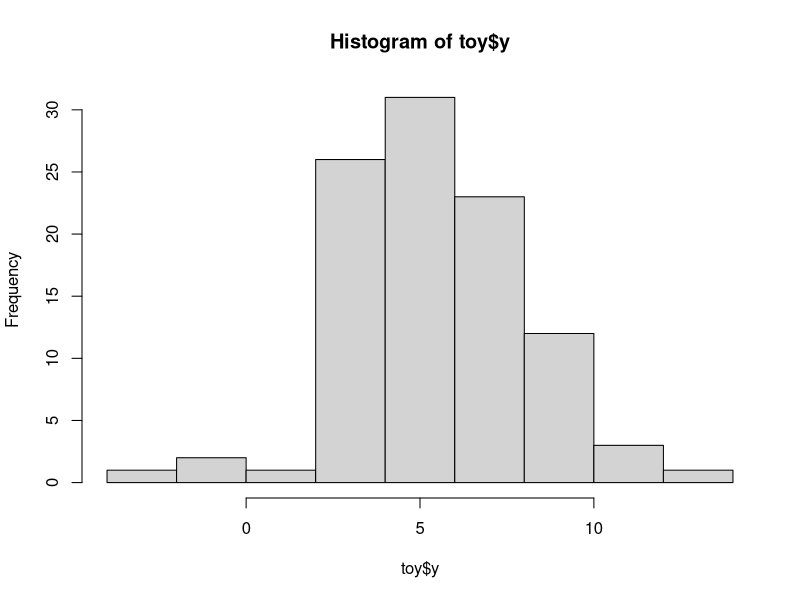
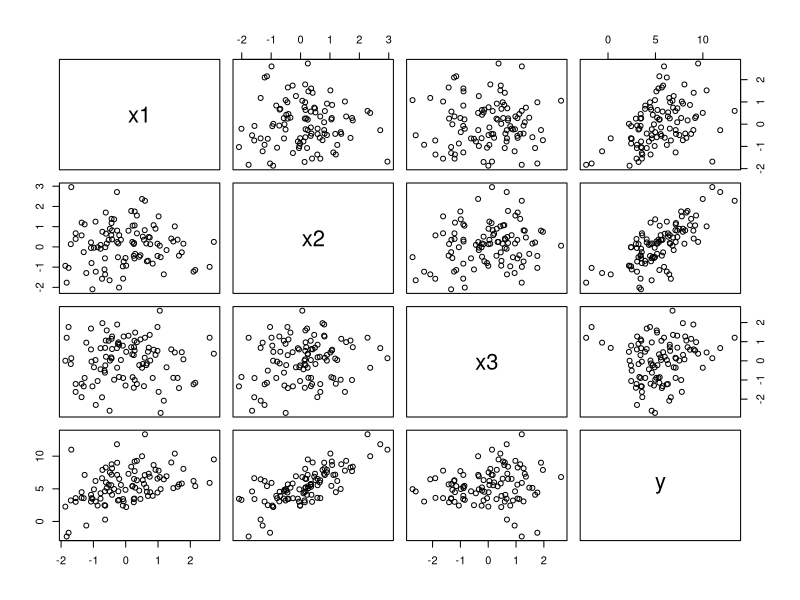
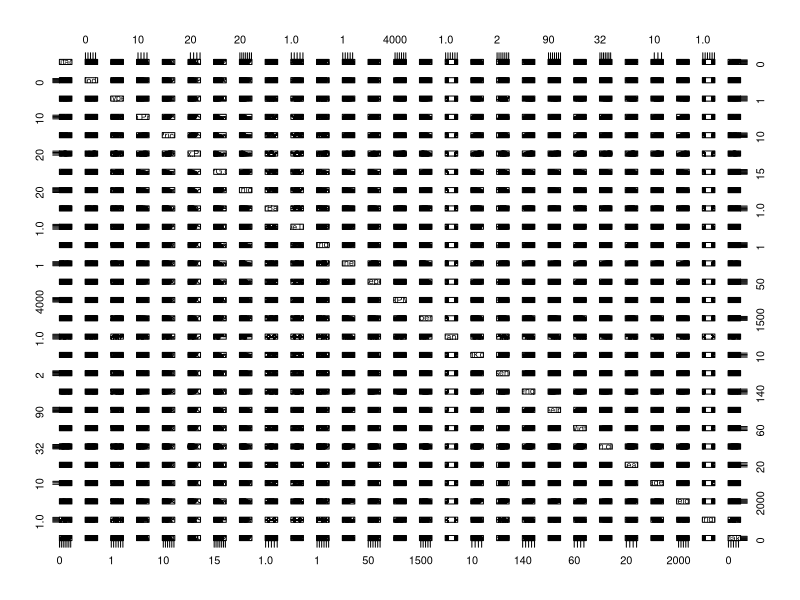
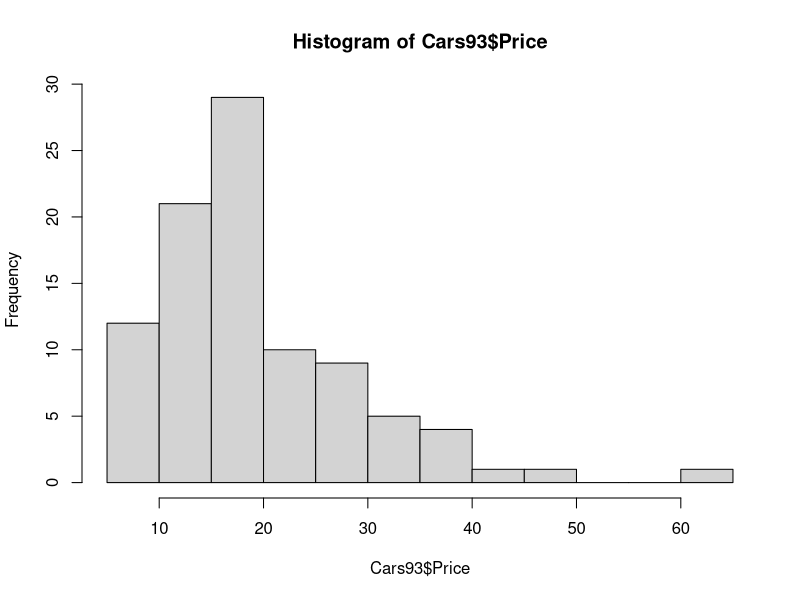
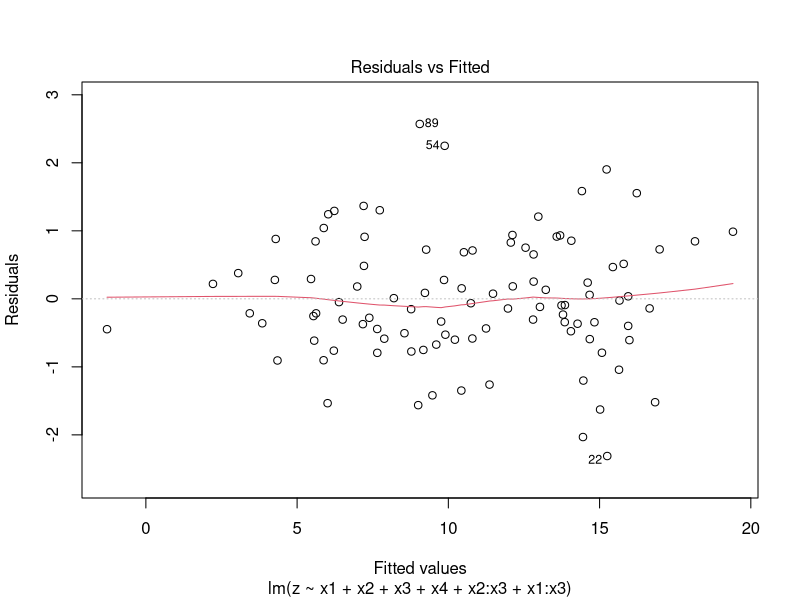
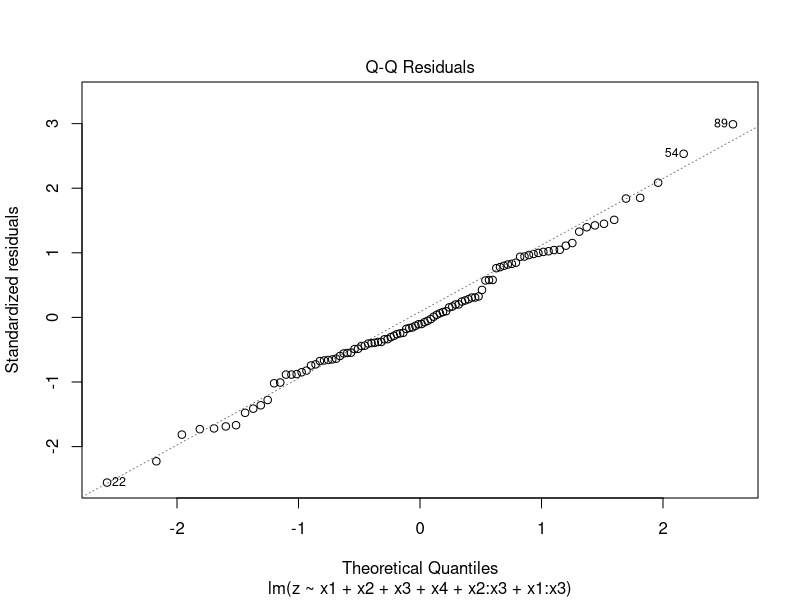
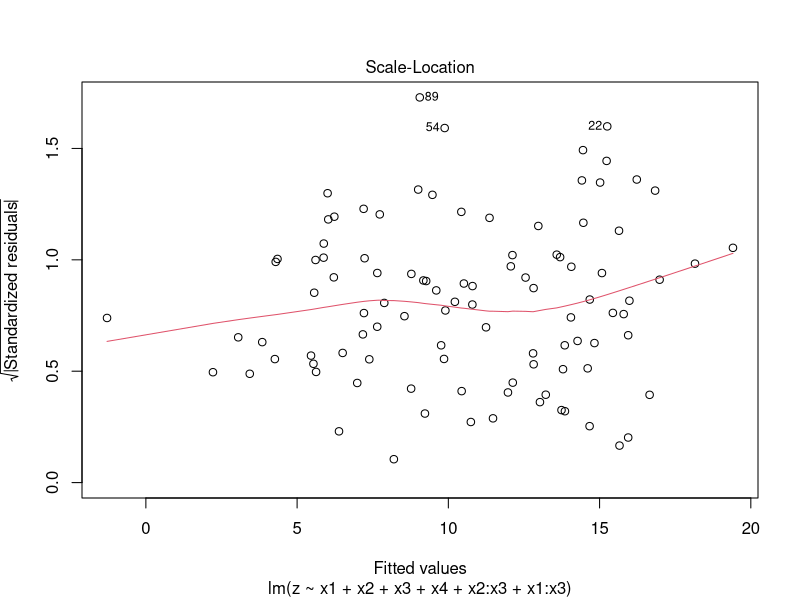
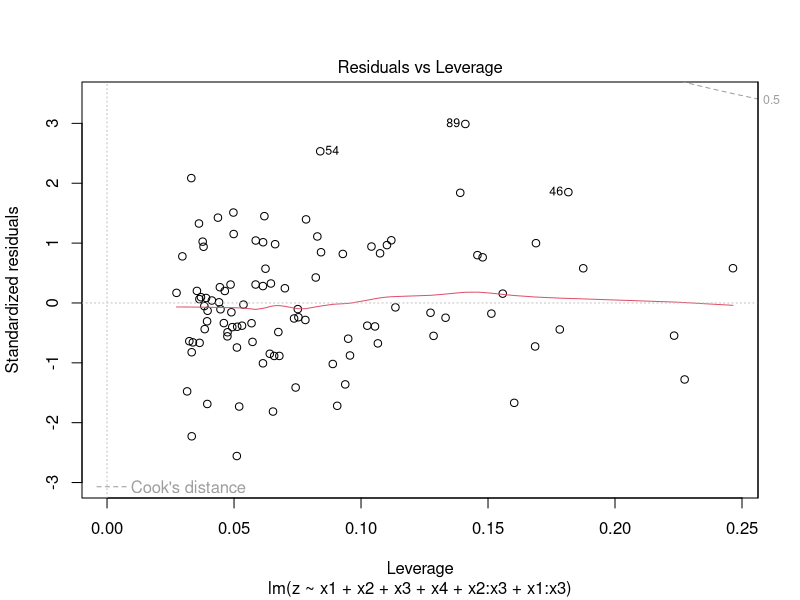

Write R code to recreate these figures, in order. (Note: this script raises an error after producing the figures.)
### Linear Regression -------------------------------------------------
#> toy example --------------------------------------------------------
# generate data
n <- 100
set.seed(2018)  # set the random number generator seed
toy <- data.frame(x1 = rnorm(n=n, mean=0, sd=1),
                  x2 = rnorm(n=n, mean=0, sd=1),
                  x3 = rnorm(n=n, mean=0, sd=1)
)
toy$y <- 5 + toy$x1 + 2*toy$x2 + toy$x2*toy$x3 + rnorm(n=n, mean=0, sd=1)
# data exploration:
summary(toy)
cor(toy)
hist(toy$y)
pairs(toy)

# fit a model
toy.lm1 <- lm(formula=y ~ x1 + x2 + x3, data=toy)
# model outputs
toy.lm1
summary(toy.lm1)

#> practice 1 --------------------------------------------------------
# to use Cars93 data set
require(MASS)
# Data exploration
summary(Cars93)
pairs(Cars93)
cor(Cars93$Horsepower, Cars93$Weight)
hist(Cars93$Price)
# fit the model
car.lm1 <- lm(formula=Price ~ Horsepower + Weight, data=Cars93)
# variable statistical significance
summary(car.lm1) 
#> write R formulas --------------------------------------------------------
# use all variables
lm(y ~ ., data=toy)
# add variable interactions
lm(y ~ . + x1:x2 + x1:x3 + x2:x3, data=toy)
# or equivalently
lm(y ~ (x1 + x2 + x3)^2, data=toy)
lm(y ~ . + .^2, data=toy)
# add all possible interactions
lm(y ~ x1*x2*x3, data=toy)
# the above is equivalent with
lm(y ~ (x1 + x2 + x3)^3, data=toy)
# remove intercept
lm(y ~ x1*x2*x3 - 1, data=toy)
# remove a variable
lm(y ~ x1*x2*x3 - x3, data=toy)
# remove all variables
lm(y ~ x1*x2*x3 - ., data=toy)
# formulas are evaluated from left to right. 
# the below commands produce different models:
lm(y ~ . + x1*x2*x3 - (x1+x2+x3)^2, data=toy)
lm(y ~ x1*x2*x3 - (x1+x2+x3)^2 + ., data=toy)
# add arithmetic operations [see the difference without I()]:
lm(log(abs(y)) ~ x1 + x2 + I(x2^2) + I(x2*x3), data=toy)
lm(log(abs(y)) ~ x1 + x2 + x2^2 + x2*x3, data=toy)
#> practice 2 --------------------------------------------------------
# fit the model with interaction and log-transform
car.lm2 <- lm(formula=log(Price) ~ Horsepower*Weight, data=Cars93)
# variable statistical significance
summary(car.lm2) 
#> use categorical variables --------------------------------------------------
# add a categorical variable to the toy data frame
set.seed(7)
toy$x4 <- sample(x=c('a','b','c'), size=n, replace=TRUE)
#toy$x4 <- as.factor(toy$x4)
toy$z <- unlist(apply(X=toy, MARGIN=1, FUN=function(x) 
  if (x[5]=='a') return(as.numeric(x[4]))
  else if (x[5]=='b') as.numeric(x[4]) + 5
  else if (x[5]=='c') as.numeric(x[4]) + 10
  ))
# fit a model for z against x's
toy.lm2 <- lm(z ~ . - y, data=toy)
toy.lm2
#> stepwise regression --------------------------------------------------------
toy.lm3 <- step(object=toy.lm2, scope=~ .^2)
summary(toy.lm3)
#> diagnostics tools --------------------------------------------------------
# basic plot
plot(toy.lm3)
# see more tools:
methods(class='lm')
#> predictions ------------------------------------------------------------
predict(object=toy.lm3, newdata=toy)
predict(object=toy.lm3, newdata=toy, interval = "prediction")
predict(object=toy.lm3, newdata=toy, interval = "confidence")
#> practice 3 -------------------------------------------------------------
# fit the initial model
car.lm3 <- lm(log(Price) ~ Horsepower + Weight + AirBags, data=Cars93)
# stepwise regression
car.lm4 <- step(car.lm3, ~ + .^2)
summary(car.lm4)
# diagnostc plots
plot(car.lm4)
# compute residuals
log(Cars93$Price) - predict(object=car.lm4, newdata=Cars93)
residuals(car.lm4)

### Binary Logistic Regression ----------------------------------------------
#> Iris dataset ----------------------------------------------
summary(iris)
pairs(iris)
cor(iris[,-5])
#> model fitting ----------------------------------------------
iris.glm1 <- glm(formula=Species != "virginica" ~ ., 
                 family=binomial, data=iris)
?family # see supported distribution and link functions
#> model outputs & diagnostic toolsplot(iris.glm1)
iris.glm1
summary(iris.glm1)
plot(iris.glm1)
methods(class='glm')
#> predictions ----------------------------------------------
iris.glm1_logodd <- predict(iris.glm1, iris, type='link')
iris.glm1_prob <- predict(iris.glm1, iris, type='response')
#> practice 4 ----------------------------------------------
iris.glm2 <- glm(formula=Species != "versicolor" ~ ., 
                 family=binomial, data=iris)
summary(iris.glm2)
iris.glm2_prob <- predict(iris.glm2, iris, type='response')

### Multilevel Regression --------------------------------------
#> install the 'lme4' package and load it into the enviroment  ----
install.packages('lme4')
require(lme4)
#> data exploration --------------------------------------
str(sleepstudy)
summary(sleepstudy)
require(lattice)
xyplot(Reaction ~ Days | Subject, sleepstudy, pch= 20, layout=c(9,2),
       panel = function(x, y) {
         panel.grid(h = -1, v = 2)
         panel.xyplot(x, y)
         panel.loess(x, y, span=1)
       })
#> fit the model  --------------------------------------
sleep.lmer1 <- lmer(formula=Reaction ~ Days + (Days | Subject), data=sleepstudy)
#> model outputs and predictions  --------------------------------------
summary(sleep.lmer1)
fixef(sleep.lmer1)
ranef(sleep.lmer1)
coef(sleep.lmer1)
predict(sleep.lmer1, sleepstudy)
#> basic diagnostic plots  --------------------------------------
plot(sleep.lmer1, type = c("p", "smooth"))
plot(sleep.lmer1, sqrt(abs(resid(.))) ~ fitted(.), type = c("p", "smooth"))
qqmath(sleep.lmer1, id = 0.05)
#> practice 5 --------------------------------------
# varying-intercept with fixed-slope model
sleep.lmer2 <- lmer(formula=Reaction ~ Days + (1 | Subject), data=sleepstudy)
summary(sleep.lmer2)
fixef(sleep.lmer2)
ranef(sleep.lmer2)
coef(sleep.lmer2)
sleepstudy$Reaction - predict(sleep.lmer2, sleepstudy)
plot(sleep.lmer2, type = c("p", "smooth"))
plot(sleep.lmer2, sqrt(abs(resid(.))) ~ fitted(.), type = c("p", "smooth"))
qqmath(sleep.lmer2, id = 0.05)
# varying-intercept with fixed-mean model 
sleep.lmer3 <- lmer(formula=Reaction ~ 1 + (1 | Subject), data=sleepstudy)
summary(sleep.lmer3)
fixef(sleep.lmer3)
ranef(sleep.lmer3)
coef(sleep.lmer3)
sleepstudy$Reaction - predict(sleep.lmer3, sleepstudy)
plot(sleep.lmer3, type = c("p", "smooth"))
plot(sleep.lmer3, sqrt(abs(resid(.))) ~ fitted(.), type = c("p", "smooth"))
qqmath(sleep.lmer3, id = 0.05)

### Regression Trees --------------------------------------
# install the 'rpart' package and load it into the enviroment
install.packages('rpart')
require(rpart)
# see current parameter setting
rpart.control()
# set new parameters for rpart
control <- rpart.control(cp=0.01, max.depth=10)
# grow a regression tree
car.tree1 <- rpart(Price ~ . , data=Cars93[, -c(1, 2, 4, 6, 27)], 
                   method="anova", control=control)
# model outputs
car.tree1
summary(car.tree1)
plot(car.tree1, uniform=FALSE, branch=1, margin=rep(.1, 4))
text(car.tree1, use.n = TRUE)
#> practice 6--------------------------------------
control <- rpart.control(cp=0.001)
#set.seed(1)
car.tree2 <- rpart(Price ~ . , data=Cars93[, -c(1, 2, 4, 6, 27)], 
                   method="anova", control=control)
plot(car.tree2, uniform=FALSE, branch=1, margin=rep(.1, 4))
text(car.tree2, use.n = TRUE)
summary(car.tree2)
#> tree pruning and predictions --------------------------------------
# plot (relative) CV error against complexity parameter (or tree size)
plotcp(car.tree2)
# tree pruning
car.tree3 <- prune(car.tree2, cp=.017)
plot(car.tree3, uniform=FALSE, branch=1, margin=rep(.1, 4))
text(car.tree3, use.n = TRUE)
# predictions
predict(object=car.tree3, newdata=Cars93, type='vector')
newob <- Cars93[1:2,]
for (i in 1:ncol(Cars93)) newob[1, i] <- NA
newob[1,]$EngineSize <- 5
predict(object=car.tree3, newdata=newob[1,], type='vector')
#> practice 7 --------------------------------------------------------------
plotcp(car.tree3)
car.tree4 <- prune(car.tree3, cp=.023)
Cars93$Price - predict(object=car.tree4, newdata=Cars93, type='vector')
residuals(car.tree4)
#> Regression Tree Diagnostics --------------------------------------------------------------
car.tree5 <- rpart(Price ~ Horsepower + Weight , data=Cars93, control=control)
plotcp(car.tree5)
res <- residuals(car.tree5)
plot(Cars93$Price, res)
car.tree6 <- rpart(res ~ ., data=Cars93[,-c(1, 2, 4, 5, 6, 27)])
plot(car.tree6, uniform=FALSE, branch=1, margin=rep(.1, 4)); text(car.tree6, use.n = TRUE)
car.tree7 <- rpart(res ~ Wheelbase + Turn.circle, data=Cars93)
plot(car.tree7, uniform=FALSE, branch=1, margin=rep(.1, 4)); text(car.tree7, use.n = TRUE)
### Decision Trees --------------------------------------------------------------
#> tree fitting and outputs ---------------------------------------
control <- rpart.control(cp=0.001)
iris.tree1 <- rpart(Species ~ ., data=iris, method='class', control=control)
iris.tree1
summary(iris.tree1)
plot(iris.tree1, uniform=FALSE, branch=1, margin=rep(.1, 4))
text(iris.tree1, use.n = TRUEE)
plotcp(iris.tree1)
#> predictions ---------------------------------------
predict(iris.tree1, iris, type="prob")
predict(iris.tree1, iris, type="class")
residuals(iris.tree1)
residuals(iris.tree1, type="pearson")
residuals(iris.tree1, type="deviance")
#> practice ---------------------------------------
control <- rpart.control(minsplit=10, cp=0.01, xval=5)
iris.tree2 <- rpart(Species ~ ., data=iris, method='class', control=control)
plotcp(iris.tree2)
iris.tree3 <- prune(iris.tree2, cp=.1)
iris.tree3
summary(iris.tree3)
plot(iris.tree3, uniform=FALSE, branch=1, margin=rep(.1, 4))
text(iris.tree3, use.n = TRUE)
predict(iris.tree3, iris, type="class")
### Random Forests ------------------------------------------------------------------
#> install the 'randomForest' package and load it into the enviroment
install.packages("randomForest")
require(randomForest)
#> fit a random forest --------------------------------------------------------------
iris.rf1 <- randomForest(Species ~ ., data=iris, ntree=100, mtry=2, importance=TRUE)
iris.rf1
#> plots --------------------------------------------------------------------------
plot(iris.rf1)
varImpPlot(iris.rf1)
partialPlot(x=iris.rf1, pred.data=iris, x.var=Petal.Width, which.class="versicolor")
#> predictions  -----------------------------------------------------------------
predict(object=iris.rf3, newdata=iris, type='response')
predict(object=iris.rf3, newdata=iris, type='prob')
#> some other tools --------------------------------------------------
# add more trees
iris.rf2 <- grow(iris.rf1, how.many=100)
iris.rf2
# combine two random forests
iris.rf3 <- combine(iris.rf1, iris.rf2)
iris.rf3
# find optimal mtry
tuneRF(iris[,-5], iris[,5], mtryStart=1, stepFactor = 2)
#> practice 9 --------------------------------------------------------------
class(Cars93$Price)
cars <- rfImpute(Price ~ ., data=Cars93[, -c(1, 2, 4, 6, 27)], iter=5, ntree=300)
tuneRF(cars[,-1], cars[,1], mtryStart=1, stepFactor = 2)
car.rf1 <- randomForest(Price ~ ., data=cars, ntree=300, mtry=2, importance=TRUE)
car.rf1 # random forest outputs
plot(car.rf1) # plot OOB MSE against ntree
varImpPlot(car.rf1) # variable importance
partialPlot(x=car.rf1, pred.data=cars, x.var=Horsepower)
cars$Price - predict(object=car.rf1, newdata=cars, type='response')

